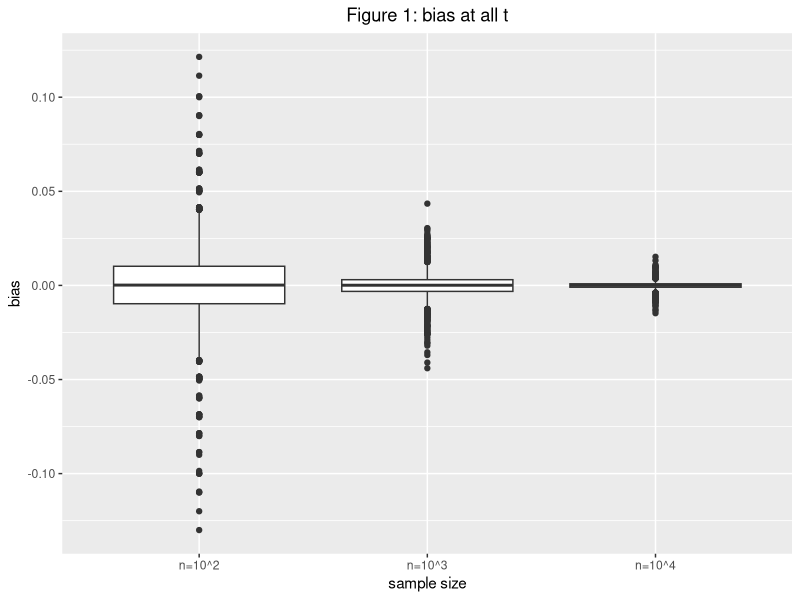

Here is the R script that generated this plot:
## ---- chunk 1
knitr::opts_chunk$set(echo = TRUE)
## ---- chunk 2
t<- c(0.0, 0.67, 0.84, 1.28, 1.65, 2.32, 2.58, 3.09, 3.72)
true_value<- pnorm(t, 0, 1)
apprx1<- NA
apprx2<- NA
apprx3<- NA
# n=10^2
x<- rnorm(100, 0, 1)
for (i in 1:length(t)){
  apprx1[i]<- sum(x<=t[i])/100
}

# n=10^3
y<- rnorm(1000, 0, 1)
for (i in 1:length(t)){
  apprx2[i]<- sum(y<=t[i])/1000
}

# n=10^4
z<- rnorm(10000, 0, 1)
for (i in 1:length(t)){
  apprx3[i]<- sum(z<=t[i])/10000
}

tab<- cbind(t, true_value, apprx1, apprx2, apprx3)
knitr::kable(tab, col.names = c("t", "True value", "Approx at n=10^2", "Approx at n=10^3", "Approx at n=10^4"), caption = "Comparison of true values and approximation")
## ---- chunk 3
library(ggplot2)
bias1<- NA
bias2<- NA
bias3<- NA
bias_all<- NA
for (j in 1:100){
  for (i in 1:length(t)){
     x<- rnorm(100, 0, 1)
     bias1[i]<- sum(x<=t[i])/100- true_value[i]
     y<- rnorm(1000, 0, 1)
     bias2[i]<- sum(y<=t[i])/1000- true_value[i]
     z<- rnorm(10000, 0, 1)
     bias3[i]<- sum(z<=t[i])/10000- true_value[i]
  }
  bias<-cbind(bias1, bias2, bias3)
  bias_all<-rbind(bias_all, bias)
}
bias_all<- as.data.frame(na.omit(bias_all))
ggplot(stack(bias_all), aes(x = ind, y = values))+
  geom_boxplot()+
  scale_x_discrete(labels=c("n=10^2", "n=10^3", "n=10^4"), name="sample size")+
  scale_y_continuous(name="bias")+
  ggtitle("Figure 1: bias at all t")+
  theme(plot.title = element_text(hjust = 0.5))
